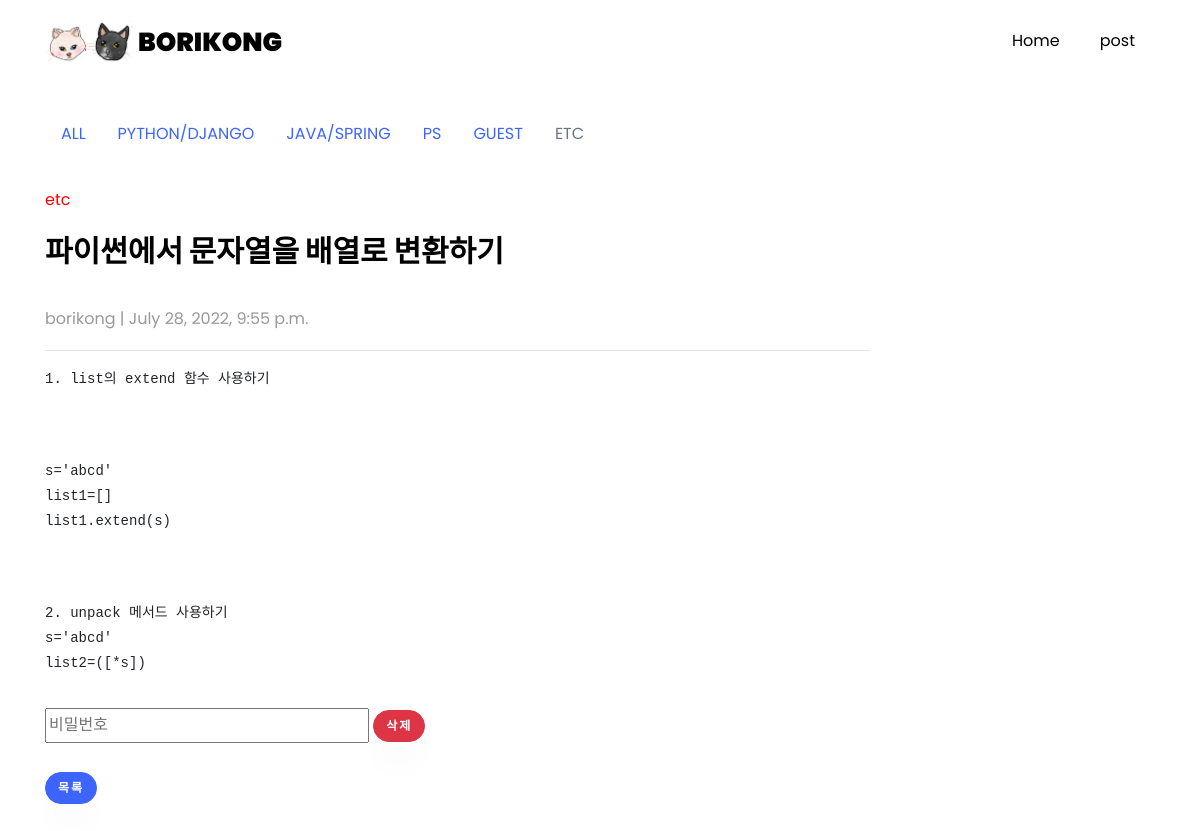
Before: /blog/1 with the older database file.
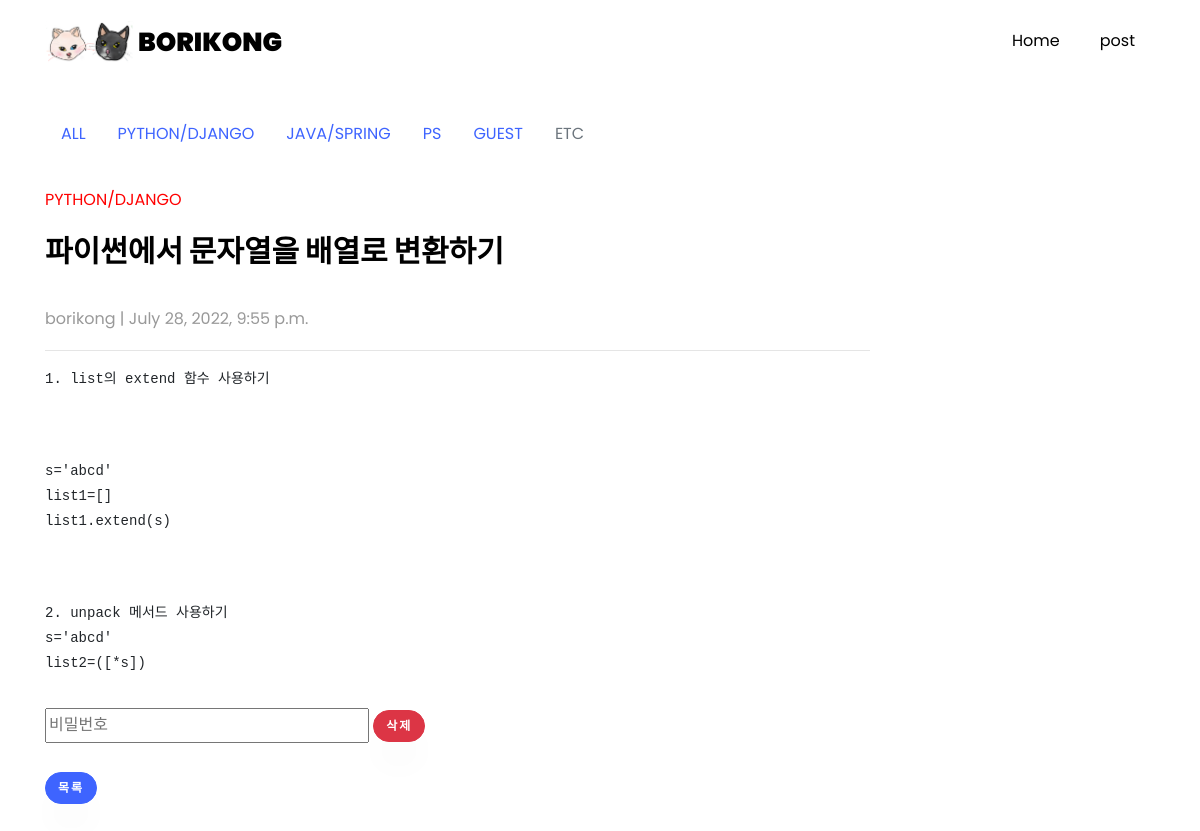
After: the same page with the newer database file.
### main/models.py (models this page shows, shortened)
class Post(models.Model):
    CATEGORIES = (
        ('PYTHON/DJANGO', 'python/django'),
        ('JAVA/SPRING', 'java/spring'),
        ('ANDROID', 'android'),
        ('ML', 'ml'),
        ('PS', 'ps'),
        ('GUEST','guest'),
        ('ETC', 'etc')
    )
    category = models.CharField(max_length=200, default="etc", choices=CATEGORIES,verbose_name="글 분류")
    user=models.CharField(max_length=20, default="borikong",verbose_name="작성자")
    passwd=models.CharField(max_length=50,default="",verbose_name="비밀번호")
    postname=models.CharField(max_length=100,verbose_name="제목")
    contents=models.TextField(verbose_name="내용")
    hits=models.PositiveIntegerField(default=0,verbose_name="조회수")
    mainphoto=models.ImageField(blank=True,null=True)
    subphoto1=models.ImageField(blank=True, null=True)
    subphoto1 = models.ImageField(blank=True, null=True)
    subphoto2 = models.ImageField(blank=True, null=True)
    subphoto3 = models.ImageField(blank=True, null=True)
    subphoto4 = models.ImageField(blank=True, null=True)
    subphoto5 = models.ImageField(blank=True, null=True)
    subphoto6 = models.ImageField(blank=True, null=True)
    subphoto7 = models.ImageField(blank=True, null=True)
    subphoto8 = models.ImageField(blank=True, null=True)
    subphoto9 = models.ImageField(blank=True, null=True)
    created_at = models.DateTimeField(auto_now_add=True)
    updated_at = models.DateTimeField(auto_now=True)

### main/views.py (the view)
# urls.py: path('blog/<int:pk>',posting,name='posting'),
def posting(request, pk):
    post = Post.objects.get(pk=pk)
    return render(request, 'main/posting.html', {'post': post})

### main/templates/main/posting.html (shortened to what this page needs)
{% extends "base.html" %}
{% load static %}
{% block content %}
    <section class="ftco-section ftco-no-pb goto-here" id="post-section">
		<div class="container">
			<div class="row">
				<div class="col-md-9" >
					<div id="page-1" class="page one">
						{% include "./components/c_nav.html" %}
						<p style="color:red;">{{post.category}}</p>
						<h2 class="heading">{{post.postname}}</h2>
    <p>{{post.user}} | {{post.created_at}}</p>
						<hr/>
    <pre>{{post.contents|linebreaks}}</pre>
						<form method="POST" action="{% url 'main:delete' pk=post.pk %}">
							<input type="password" name="passwd" id="passwd" placeholder="비밀번호">
							<input type="submit" value="삭제" class="btn btn-danger">
						</form>
					<br/>
						<a class="btn btn-primary" href="/" role="button">목록</a>
					</div>
				</div>
			</div>
		</div>
	</section>
{% endblock %}

Changed rows visible on the page:
changed Post "파이썬에서 문자열을 배열로 변환하기": category "etc" → "PYTHON/DJANGO"
